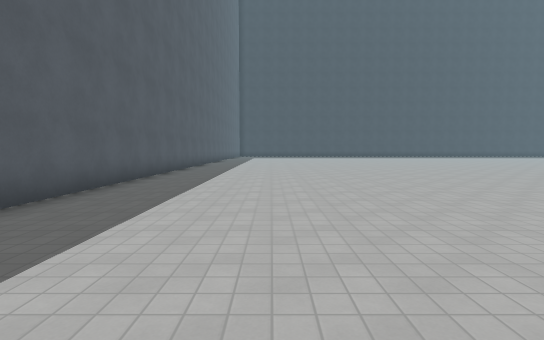
view 1 (above)

23 first-person views from a walk through a level from a Godot 3-D game. The camera is 1.5 m above the floor, tilts 4° down and sees 85° across. The floor is counted in squares, 2 m on a side. Each view is taken from the middle of a square. On the plan, view 1 faces up. The plan holds only what a view shows up to about 10 squares ahead; the rest is blank. The place goes on beyond the plan. Characters and animated objects are not drawn. Surface patterns are stand-ins for the level's own textures.

view 2
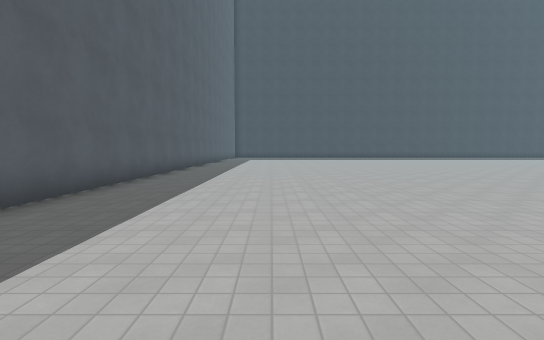

view 3
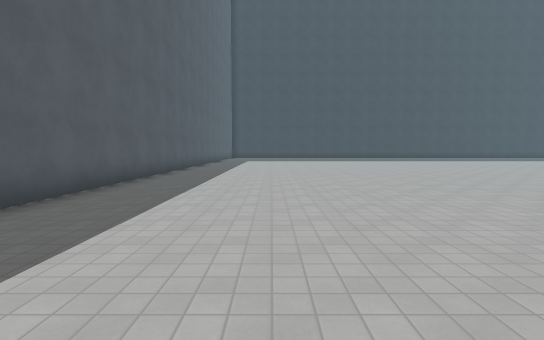

view 4
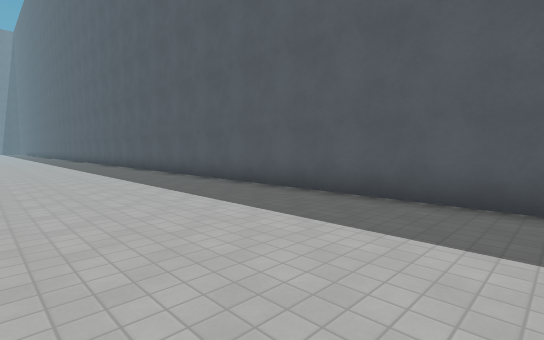

view 5
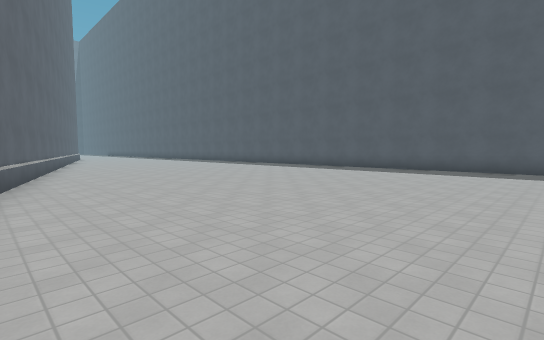

view 6
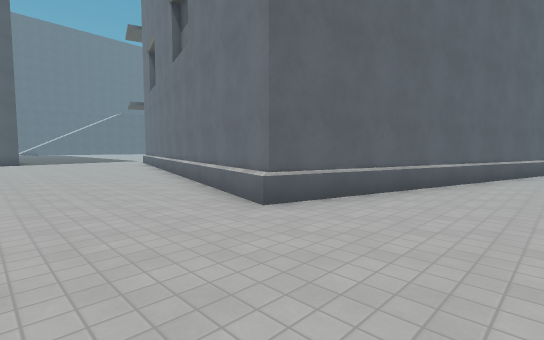

view 7
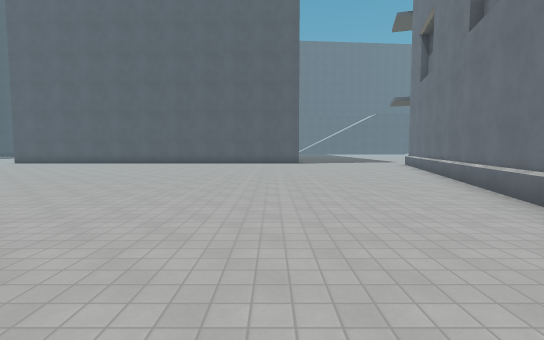

view 8
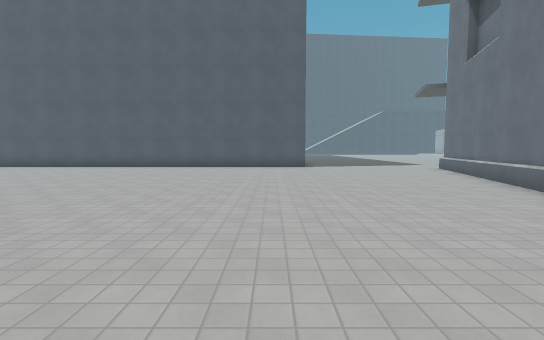

view 9
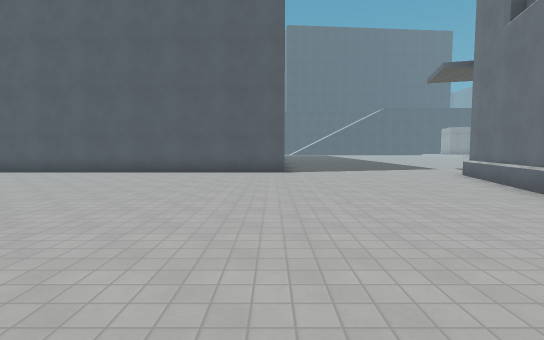

view 10
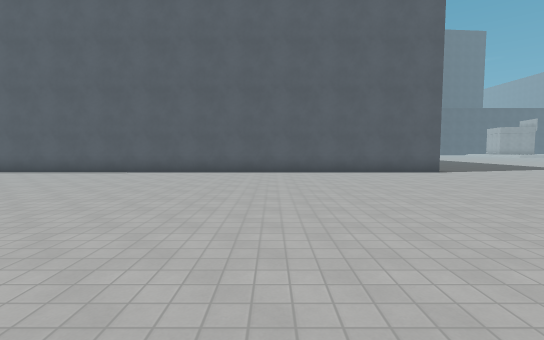

view 11
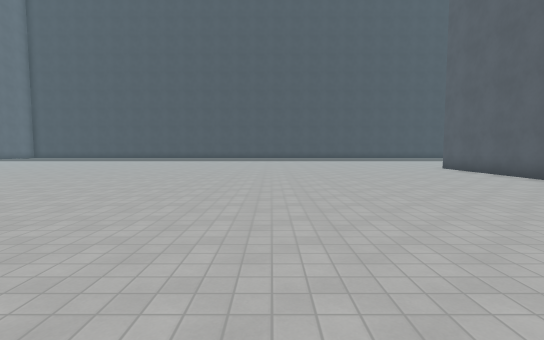

view 12
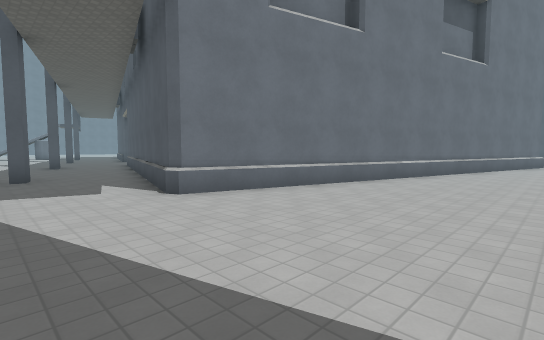

view 13
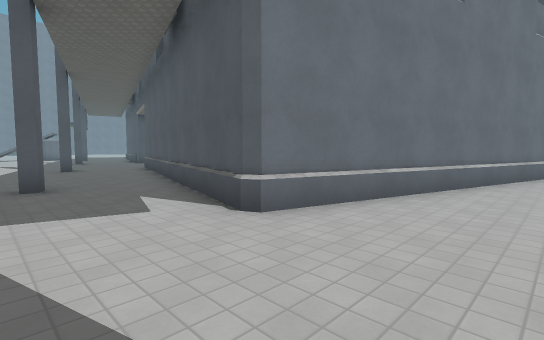

view 14
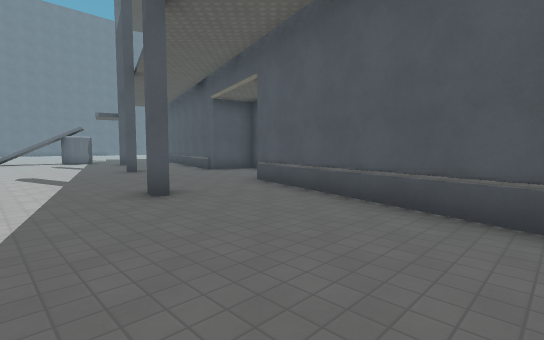

view 15
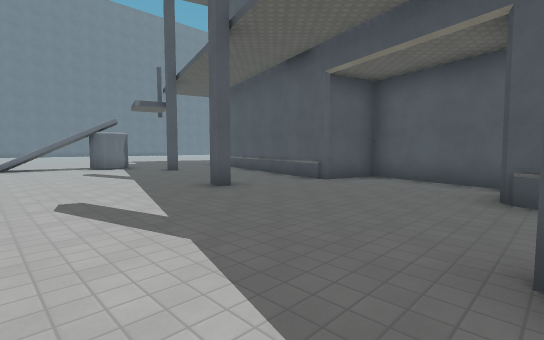

view 16
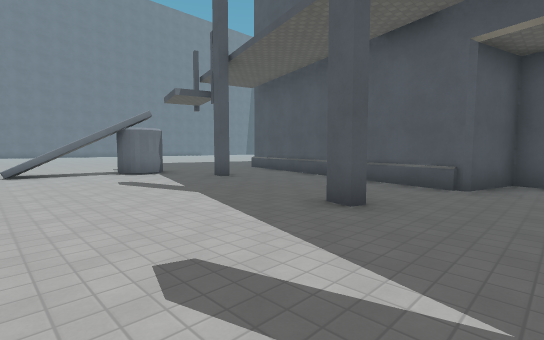

view 17
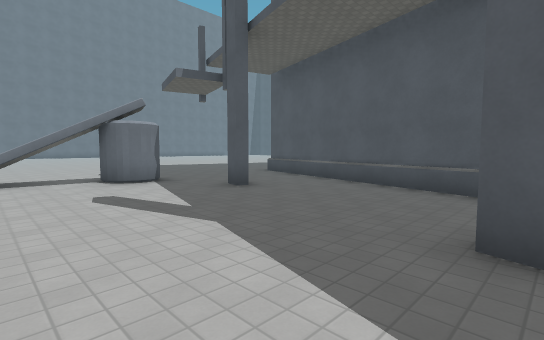

view 18
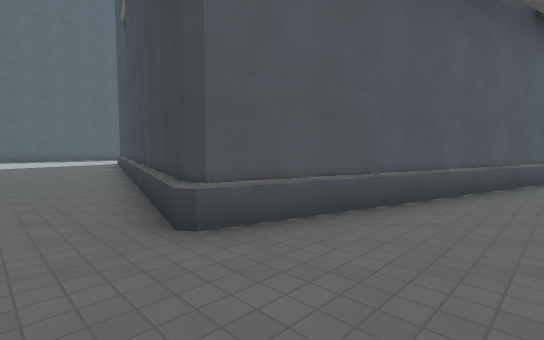

view 19
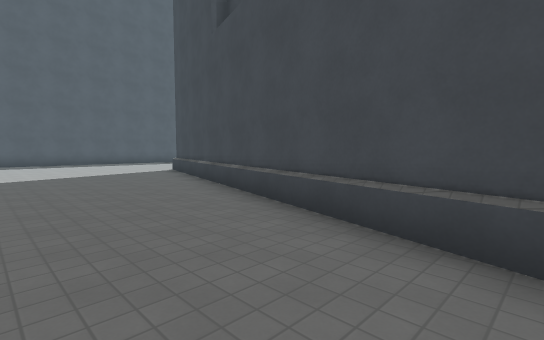

view 20
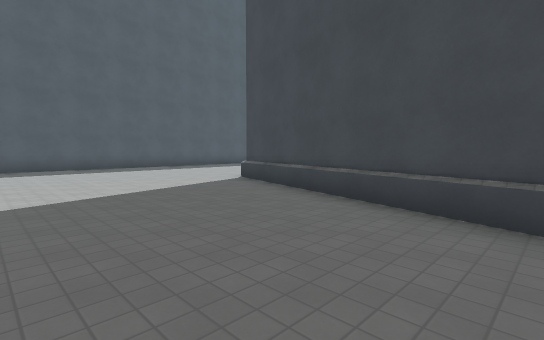

view 21
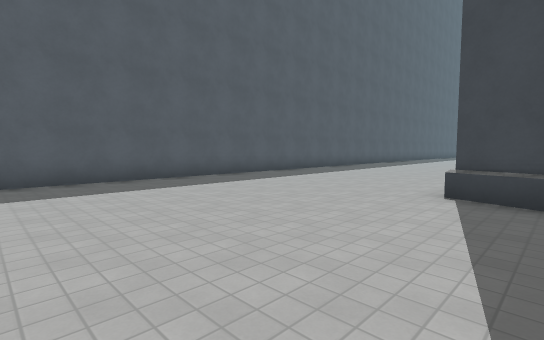

view 22
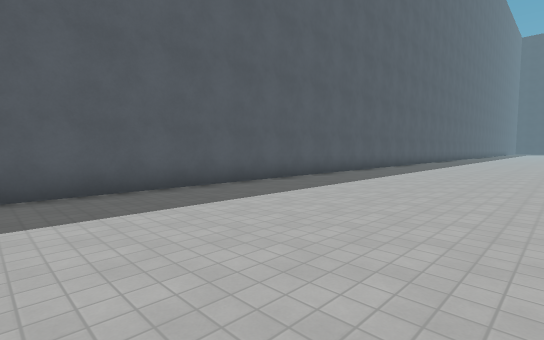

view 23
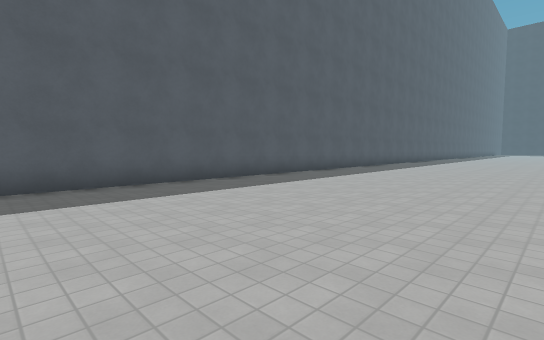

### Floor plan
Points are (right, up) in squares from view 1. A wall is a line through its corners. A room is listed if a view was taken in it or the views show most of it. See-through windows are left out.
Room 1 (views 1, 2, 3, 4, 5, 6, 7, 8, 9, 10, 11, 12, 13, 14, 15, 16, 17, 18, 19, 20, 21, 22, 23)
walls: (6.2, -8.4) (8.9, 1.2) (22.7, -2.7) (19.9, -12.7); (-3.4, -10.1) (-3.4, -25.8); (18.1, -12.8) (17.3, -15.8) (18.9, -16.2) (16.5, -24.6) (2.6, -20.7); (23.6, 2.5) (23.7, 16.5); (24.1, -6.9) (24.2, -6.4) (24.6, -6.5); (22.7, -11.5) (23.1, -11.6) (22.9, -12.1); (-3.4, 16) (-3.4, -3.8); (21.2, -16.9) (21.6, -17) (21.4, -17.5); (19.8, -21.7) (20.2, -21.8) (20.1, -22.3)

Where each view was taken, in squares from view 1:
view 1: 0 up, 0 right, facing up
view 2: 4 up, 0 right, facing up
view 3: 6 up, 0 right, facing up
view 4: 6 up, 1 right, facing down-left
view 5: 4 up, 8 right, facing down-left
view 6: 4 up, 6 right, facing down-right
view 7: 4 up, 8 right, facing right
view 8: 4 up, 11 right, facing right
view 9: 3 up, 14 right, facing right
view 10: 8 up, 14 right, facing right
view 11: 6 up, 17 right, facing up
view 12: 2 up, 25 right, facing down-left
view 13: 0 up, 25 right, facing down-left
view 14: 7 down, 25 right, facing down-left
view 15: 12 down, 25 right, facing down-left
view 16: 15 down, 25 right, facing down-left
view 17: 17 down, 24 right, facing down-left
view 18: 26 down, 19 right, facing up-left
view 19: 26 down, 13 right, facing up-left
view 20: 26 down, 9 right, facing up-left
view 21: 26 down, 4 right, facing up-left
view 22: 23 down, 2 right, facing up-left
view 23: 18 down, 3 right, facing up-left
